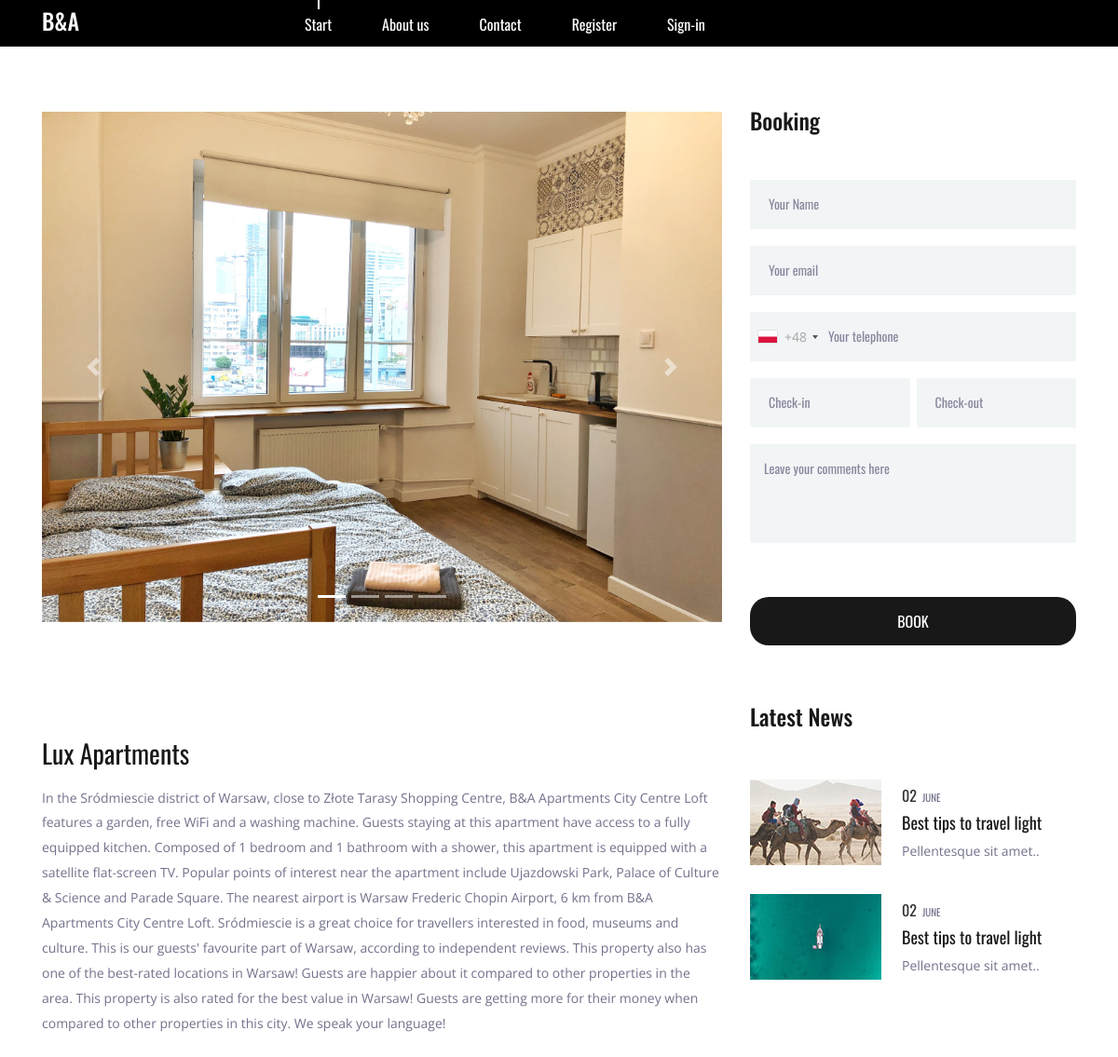
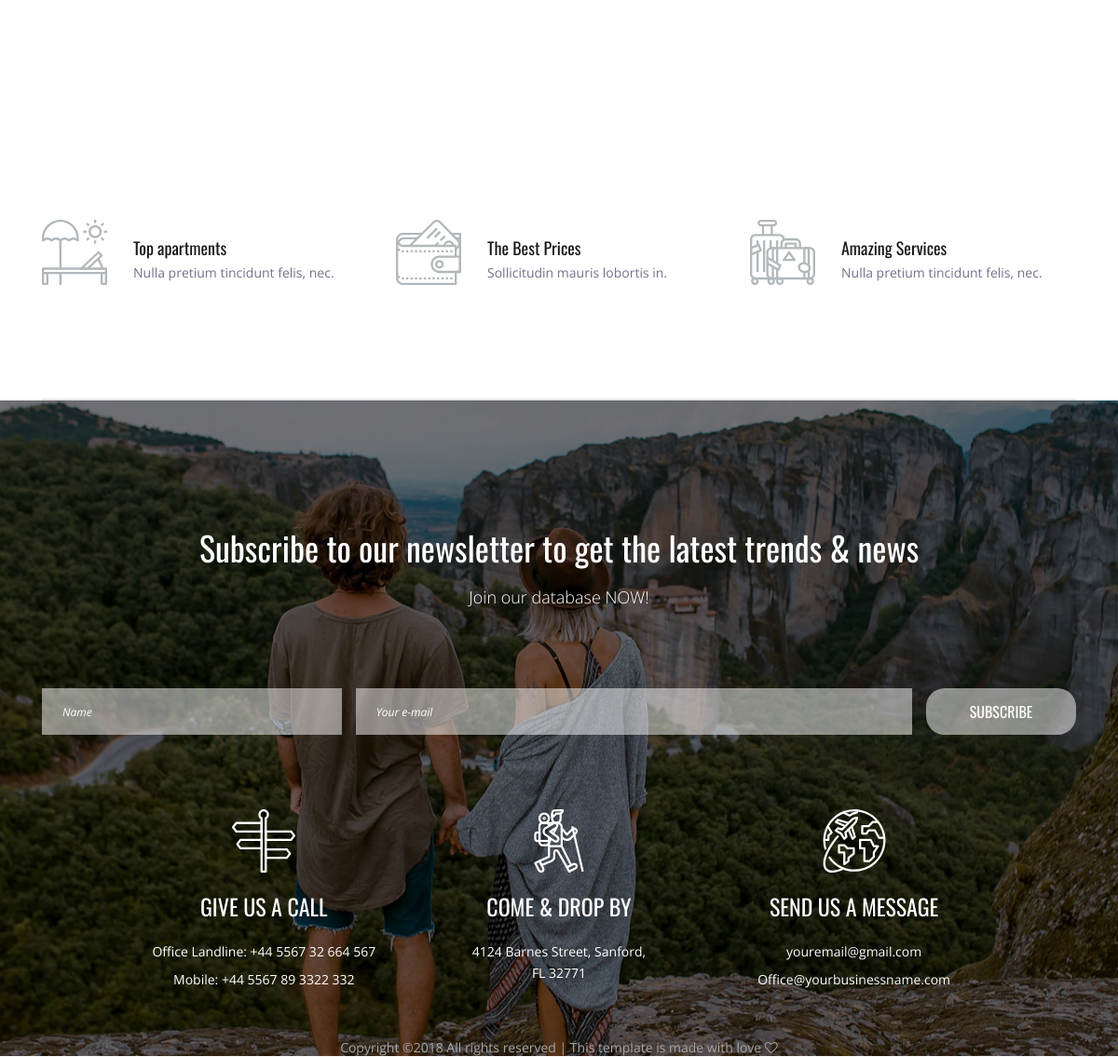
The app's page /en/apartments/1 with its own data (2 pictures, top to bottom).
### apartments/models.py (models this page shows, shortened)
class ApartmentImage(models.Model):
    apartment = models.ForeignKey(Apartment, on_delete= models.CASCADE,blank=True, null=True, default=None)
    image = models.ImageField(upload_to='product_images/')
    number_of_image = models.IntegerField(default=0)
    is_active = models.BooleanField(default=True)
    created = models.DateTimeField(auto_now_add=True, auto_now=False)
    updated = models.DateTimeField(auto_now_add=False, auto_now=True)
    class Meta:
        verbose_name = "Image"
        verbose_name_plural = "Images"
        ordering = ['number_of_image']

class Apartment(models.Model):
    name = models.CharField(max_length=64, blank=True, null=True, default=None)
    short_description = models.TextField(max_length=200, blank=True, null=True, default=None)
    description = models.TextField(blank=True, null=True, default=None)
    price = models.DecimalField(max_digits=10,decimal_places=2, default=0)
    image_main = models.ImageField(upload_to='product_images/')
    is_active  = models.BooleanField(default=True)
    created = models.DateTimeField(auto_now_add=True, auto_now=False)
    updated = models.DateTimeField(auto_now_add=False, auto_now=True)
    class Meta:
        verbose_name = "apartment"
        verbose_name_plural = "apartments"

### apartments/views.py (the view, shortened to what this page needs)
# urls.py: path('<apartment_id>', views.apartment, name='apartment'),
def apartment(request, apartment_id):
    try:
        apartment = Apartment.objects.get(id=apartment_id)
    except:
        return HttpResponseNotFound()
    apartment_images = ApartmentImage.objects.filter(apartment_id=apartment_id).order_by("number_of_image")
    disableDatesSet = ApartmentDates.objects.filter(date__gte=datetime.today(), is_active=True)
    disableDates = []
    for d_date in disableDatesSet:
        disableDates.append('{}/{}/{}'.format(d_date.date.day, d_date.date.month, d_date.date.year))
    context = {'apartment':apartment,'apartment_images': apartment_images, 'disableDates':disableDates}
    return render(request,'apartment.html',context)

### templates/apartment.html (shortened to what this page needs)
{% extends "base.html" %}
{% load static %}
{% block main_css %}
<link rel="stylesheet" type="text/css" href="{% static 'css/carousel_main.css' %}">
<link rel="stylesheet" type="text/css" href="{% static 'plugins/datepicker/css/bootstrap-datepicker3.css' %}">
<link rel="stylesheet" type="text/css" href="{% static 'plugins/intl-tel-input/css/intlTelInput.css' %}">
{% endblock %}
{% block content %}
<div class="news">
	<div class="container">
		<div class="row">
			<div class="col-lg-8">
				<div class="news_container">
					<div id="post_carousel" class="carousel slide" data-ride="carousel" data-ride="carousel">
						<ol class="carousel-indicators">
							{% for i in apartment_images %}
								{% if forloop.first %}
	 						<li data-target="#post_carousel" data-slide-to="{{forloop.counter0}}" class="active"></li>
								{% else %}
	 						<li data-target="#post_carousel" data-slide-to="{{forloop.counter0}}"></li>
								{% endif %}
	 						{% endfor %}
 						</ol>
						<div class="carousel-inner" style="width: 100%">
							{% for i in apartment_images %}
								{% if forloop.first %}
							<div class="carousel-item active">
      					<img class="d-block w-85" style="max-width: 100%" src="{{ i.image.url }}" alt="">
    					</div>
								{% else %}
    					<div class="carousel-item">
      					<img class="d-block w-85" style="max-width: 100%" src="{{ i.image.url }}" alt="">
    					</div>
								{% endif %}
							{% endfor %}
						</div>
						<a class="carousel-control-prev" href="#post_carousel" role="button" data-slide="prev">
	 						<span class="carousel-control-prev-icon" aria-hidden="true"></span>
 						</a>
 						<a class="carousel-control-next" href="#post_carousel" role="button" data-slide="next">
	 						<span class="carousel-control-next-icon" aria-hidden="true"></span>
 						</a>
					</div>
					<div class="news_post_content">
						<div class="news_post_title"><a href="">{{apartment.name}}</a></div>
						<div class="news_post_text">
							<p>{{ apartment.description}}</p>
						</div>
					</div>
				</div>
			</div>
			<div class="col-lg-4">
				<div class="news_sidebar">
					<div class="sidebar_title">Booking</div>
					<div class="contact_form_container">
						<form method="post" action="" id="pre_reservation_form" class="contact_form">
							<div style="margin-bottom: 18px"><input type="text" name = "name" class="contact_input contact_input_name inpt" placeholder="Your Name" required="required">
							</div>
							<div style="margin-bottom: 18px"><input type="text" name = "email" class="contact_input contact_input_email inpt" placeholder="Your email" required="required">
							</div>
							<div style="margin-bottom: 18px"><input type="tel" maxlength="10" id = "tel" name = "tel" class="contact_input contact_input_tel inpt"  placeholder="Your telephone" required="required">
							</div>
							<div style="margin-bottom: 18px" class="input-daterange">
								<input type="text" id="check_in_date" name = "check_in" class="contact_input_dates contact_input_check_in inpt" placeholder="Check-in" required="required">
								<input type="text" id="check_out_date" name = "check_out" style ="float: right;" class="contact_input_dates contact_input_check_out inpt" placeholder="Check-out" required="required"></textarea>
							</div>
							<div style="margin-bottom: 18px"><textarea type="comments" name = "comments" class="contact_input_comments contact_input_comments inpt" style ="resize: none;" placeholder="Leave your comments here" required="required"></textarea>
							</div>
							<button class="contact_button">Book</button>
						</form>
					</div>
					<div class="latest">
						<div class="sidebar_title">Latest News</div>
						<div class="latest_container">
							<div class="latest_post d-flex flex-row align-items-start justify-content-start">
								<div class="latest_post_image"><img src="{% static 'images/latest_1.jpg' %}" alt=""></div>
								<div class="latest_post_content">
									<div class="latest_post_date d-flex flex-row align-items-end justify-content-start">
										<div class="latest_post_day">02</div>
										<div class="latest_post_month">june</div>
									</div>
									<div class="latest_post_title"><a href="#">Best tips to travel light</a></div>
									<div class="latest_post_text">
										<p>Pellentesque sit amet..</p>
									</div>
								</div>
							</div>
							<div class="latest_post d-flex flex-row align-items-start justify-content-start">
								<div class="latest_post_image"><img src="{% static 'images/latest_2.jpg' %}" alt=""></div>
								<div class="latest_post_content">
									<div class="latest_post_date d-flex flex-row align-items-end justify-content-start">
										<div class="latest_post_day">02</div>
										<div class="latest_post_month">june</div>
									</div>
									<div class="latest_post_title"><a href="#">Best tips to travel light</a></div>
									<div class="latest_post_text">
										<p>Pellentesque sit amet..</p>
									</div>
								</div>
							</div>
						</div>
					</div>
				</div>
			</div>
		</div>
	</div>
</div>
<div class="intro">
	<div class="intro_background"></div>
	<div class="container">
		<div class="row">
			<div class="col">
				<div class="intro_container">
					<div class="row">
						<div class="col-lg-4 intro_col">
							<div class="intro_item d-flex flex-row align-items-end justify-content-start">
								<div class="intro_icon"><img src="{% static 'images/beach.svg' %}" alt=""></div>
								<div class="intro_content">
									<div class="intro_title">Top apartments</div>
									<div class="intro_subtitle">
										<p>Nulla pretium tincidunt felis, nec.</p>
									</div>
								</div>
							</div>
						</div>
						<div class="col-lg-4 intro_col">
							<div class="intro_item d-flex flex-row align-items-end justify-content-start">
								<div class="intro_icon"><img src="{% static 'images/wallet.svg' %}" alt=""></div>
								<div class="intro_content">
									<div class="intro_title">The Best Prices</div>
									<div class="intro_subtitle">
										<p>Sollicitudin mauris lobortis in.</p>
									</div>
								</div>
							</div>
						</div>
						<div class="col-lg-4 intro_col">
							<div class="intro_item d-flex flex-row align-items-end justify-content-start">
								<div class="intro_icon"><img src="{% static 'images/suitcase.svg' %}" alt=""></div>
								<div class="intro_content">
									<div class="intro_title">Amazing Services</div>
									<div class="intro_subtitle">
										<p>Nulla pretium tincidunt felis, nec.</p>
									</div>
								</div>
							</div>
						</div>
					</div>
				</div>
			</div>
		</div>
	</div>
</div>
{% endblock %}

### templates/base.html (shortened to what this page needs)
{% load static %}
<!DOCTYPE html>
<html lang="en">
<head>
  <link rel="stylesheet" href="https://stackpath.bootstrapcdn.com/bootstrap/4.1.3/css/bootstrap.min.css">
  <link rel="stylesheet" type="text/css" href="{% static 'plugins/font-awesome-4.7.0/css/font-awesome.min.css' %}">
  <link rel="stylesheet" type="text/css" href="{% static 'plugins/OwlCarousel2-2.2.1/owl.carousel.css' %}">
  <link rel="stylesheet" type="text/css" href="{% static 'plugins/OwlCarousel2-2.2.1/owl.theme.default.css' %}">
  <link rel="stylesheet" type="text/css" href="{% static 'plugins/OwlCarousel2-2.2.1/animate.css' %}">
  <link rel="stylesheet" type="text/css" href="{% static 'css/main_styles.css' %}">
  <link rel="stylesheet" type="text/css" href="{% static 'css/responsive.css' %}">
  {% block main_css %}
  {% endblock %}
</head>
<body>
  <div class="super_container">
    {% block header %}
    {% include 'header.html' %}
    {% endblock %}
    {% block content %}
    {% endblock %}
    {% block footer %}
    {% include 'footer.html' %}
    {% endblock %}
  </div>
</body>
</html>

### templates/header.html (shortened to what this page needs)
{% load static %}
{% load i18n %}
<header class="header">
  <div class="container">
    <div class="row">
      <div class="col">
        <div class="header_content d-flex flex-row align-items-center justify-content-start">
          <div class="header_content_inner d-flex flex-row align-items-end justify-content-start">
            <div class="logo"><a href="/home">B&A</a></div>
            <nav class="main_nav">
              <ul class="d-flex flex-row align-items-start justify-content-start">
                <li class="active"><a href="/home/">{% trans 'Start' %}</a></li>
                <li><a href="/home/">{% trans 'About us' %}</a></li>
                <li><a href="/contact/">{% trans 'Contact' %}</a></li>
                {% if request.user.is_authenticated %}
                <li><a href="/user/profile">{% trans 'Profile' %}</a></li>
                <li><a href="/user/sign-out">{% trans 'Logout' %}</a></li>
                {% else %}
                <li><a href="/user/sign-up">{% trans 'Register' %}</a></li>
                <li><a href="/user/sign-in">{% trans 'Sign-in' %}</a></li>
                {% endif %}
              </ul>
            </nav>
          </div>
        </div>
      </div>
    </div>
  </div>
</header>

### templates/footer.html (shortened to what this page needs)
{% load static %}
<footer class="footer">
  <div class="parallax_background parallax-window" data-parallax="scroll" data-image-src="{% static 'images/footer_1.jpg' %}" data-speed="0.8"></div>
  <div class="container">
    <div class="row">
      <div class="col">
        <div class="newsletter">
          <div class="newsletter_title_container text-center">
            <div class="newsletter_title">Subscribe to our newsletter to get the latest trends & news</div>
            <div class="newsletter_subtitle">Join our database NOW!</div>
          </div>
          <div class="newsletter_form_container">
            <form action="#" class="newsletter_form d-flex flex-md-row flex-column align-items-start justify-content-between" id="newsletter_form">
              <div class="d-flex flex-md-row flex-column align-items-start justify-content-between">
                <div><input type="text" class="newsletter_input newsletter_input_name" id="newsletter_input_name" placeholder="Name" required="required">
                </div>
                <div><input type="email" class="newsletter_input newsletter_input_email" id="newsletter_input_email" placeholder="Your e-mail" required="required">
                </div>
              </div>
              <div><button class="newsletter_button">subscribe</button></div>
            </form>
          </div>
        </div>
      </div>
    </div>
    <div class="row footer_contact_row">
      <div class="col-xl-10 offset-xl-1">
        <div class="row">
          <div class="col-xl-4 footer_contact_col">
            <div class="footer_contact_item d-flex flex-column align-items-center justify-content-start text-center">
              <div class="footer_contact_icon"><img src="{% static 'images/sign.svg' %}" alt=""></div>
              <div class="footer_contact_title">give us a call</div>
              <div class="footer_contact_list">
                <ul>
                  <li>Office Landline: +44 5567 32 664 567</li>
                  <li>Mobile: +44 5567 89 3322 332</li>
                </ul>
              </div>
            </div>
          </div>
          <div class="col-xl-4 footer_contact_col">
            <div class="footer_contact_item d-flex flex-column align-items-center justify-content-start text-center">
              <div class="footer_contact_icon"><img src="{% static 'images/trekking.svg' %}" alt=""></div>
              <div class="footer_contact_title">come & drop by</div>
              <div class="footer_contact_list">
                <ul style="max-width:190px">
                  <li>4124 Barnes Street, Sanford, FL 32771</li>
                </ul>
              </div>
            </div>
          </div>
          <div class="col-xl-4 footer_contact_col">
            <div class="footer_contact_item d-flex flex-column align-items-center justify-content-start text-center">
              <div class="footer_contact_icon"><img src="{% static 'images/around.svg' %}" alt=""></div>
              <div class="footer_contact_title">send us a message</div>
              <div class="footer_contact_list">
                <ul>
                  <li>youremail@gmail.com</li>
                  <li>Office@yourbusinessname.com</li>
                </ul>
              </div>
            </div>
          </div>
        </div>
      </div>
    </div>
  </div>
  <div class="col text-center">
    Copyright &copy; All rights reserved | This template is made with love <i class="fa fa-heart-o" aria-hidden="true"></i>
  </div>
</footer>

### static/static_dev/css/carousel_main.css (style rules this page uses)
.carousel { margin-bottom: 4rem; }
.carousel-item { background-color: #777; }
.carousel-item > img { top: 0; left: 0; min-width: 100%; }

### records on screen
ApartmentImage: image (picture)
Apartment: name "Lux Apartments", description "In the Sródmiescie district of Warsaw, close to Złote Tarasy Shopping Centre, B&A Apartments City Centre Loft features a garden, free WiFi and a washing machine. Guests staying at this apartment have access to a fully equipped kitchen. Composed of 1 bedroom and 1 bathroom with a shower, this apartment is equipped with a satellite flat-screen TV. Popular points of interest near the apartment include Ujazdowski Park, Palace of Culture & Science and Parade Square. The nearest airport is Warsaw Frederic Chopin Airport, 6 km from B&A Apartments City Centre Loft. Sródmiescie is a great choice for travellers interested in food, museums and culture. This is our guests' favourite part of Warsaw,…"
